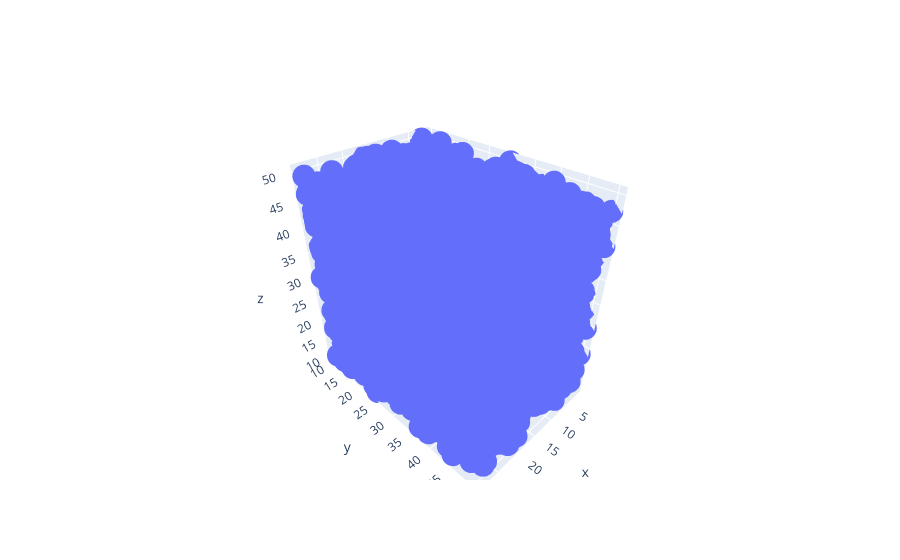

Write notebook code for a chart like this one.
### Code cell
x, y, z = df_before_processing['k'], df_before_processing['load_capacitance'], df_before_processing['input_capacitance']

fig = go.Figure(data=[go.Scatter3d(x=x, y=y, z=z,
                                   mode='markers')])
fig.show()

### Figure 1 — Plotly figure (JSON) as saved in the notebook; plotly's stock layout.template omitted (floating-point values rounded to 4 significant figures; data arrays with more than 128 entries replaced by an {"elided": "..."} marker saying what was removed)
{"data": [{"mode": "markers", "type": "scatter3d", "x": {"elided": "5000 int values"}, "y": {"elided": "5000 float values"}, "z": {"elided": "5000 float values"}}], "layout": {}}
